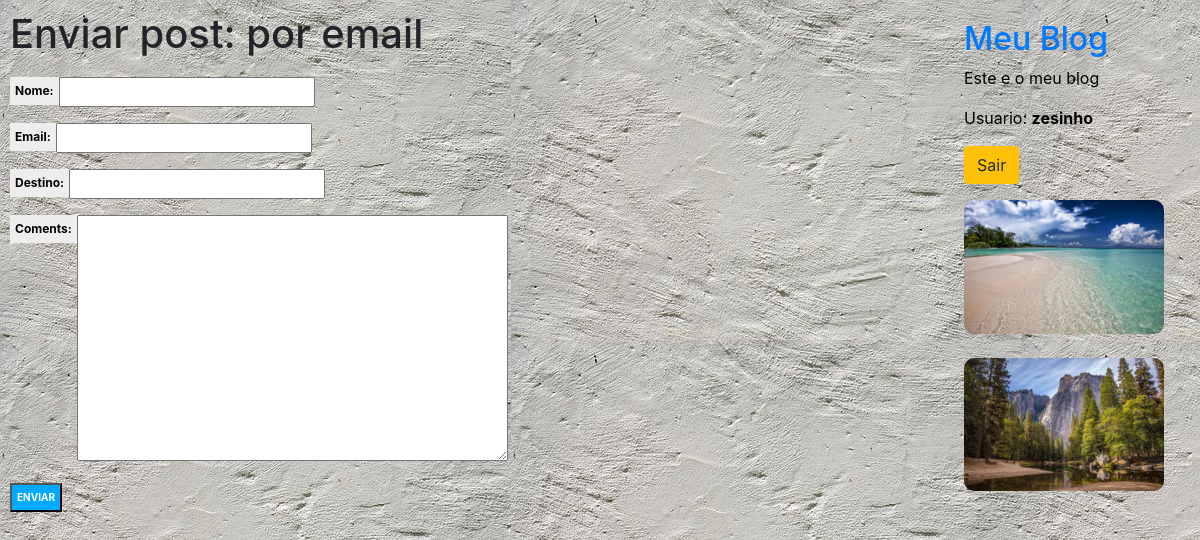
The app's page /sharepost/5/ (signed in), older data.
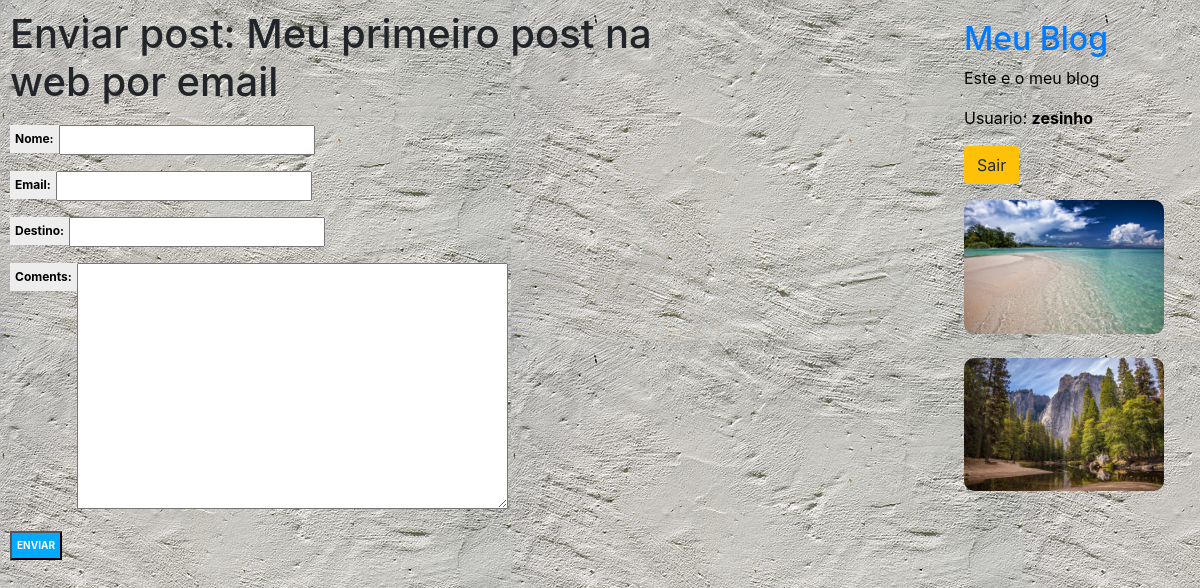
The same page, newer data.
### blog/models.py (models this page shows, shortened)
class Post(models.Model):
    STATUS_CHOICES = (
        ('rascunho', 'Rascunho'),
        ('publicado', 'Publicado')
    )
    objects = models.Manager() #este e o gerenciador padrao
    publicados = PublicadosManager() #nosso gerenciador personalizado
    titulo = models.CharField(max_length=250)
    slug = models.SlugField(max_length=100)
    corpo = models.TextField()
    autor = models.ForeignKey(User, on_delete=models.CASCADE, related_name='blog_posts')
    publicado = models.DateTimeField(default=timezone.now)
    criado = models.DateTimeField(auto_now_add=True)
    status = models.CharField(max_length=9, choices=STATUS_CHOICES, default='rascunho')
    class Meta:
        ordering = ('-publicado',)
        verbose_name = 'Post'
        verbose_name_plural = 'Posts'

### blog/views.py (the view, shortened to what this page needs)
# urls.py: path('sharepost/<int:pk>/', views.FormContatoView.as_view(), name='share_post'),
class FormContatoView(FormView):
    template_name = 'blog/post/sharepost.html'
    form_class = EmailPost
    success_url = reverse_lazy('blog:listar_posts')
    def get_post(self, id_post):
        try:
            return Post.publicados.get(pk=id_post)
        except Post.DoesNotExist:
            messages.error(self.request, 'O post nao existe!')
            reverse_lazy('blog:listar_posts')
    def get_context_data(self, **kwargs):
        context = super(FormContatoView, self).get_context_data(**kwargs)
        context['post'] = self.get_post(self.kwargs['pk'])
        return context

### blog/forms.py (shortened to what this page needs)
class EmailPost(forms.Form):
    nome = forms.CharField(max_length=50)
    email = forms.EmailField()
    destino = forms.EmailField()
    coments = forms.CharField(required=False, widget=forms.Textarea)

### blog/models.py (called while the page is built)
    def get_queryset(self):
        return super(PublicadosManager,self).get_queryset().filter(status='publicado')

### blog/templates/blog/post/sharepost.html (shortened to what this page needs)
{% extends 'blog/base.html' %}
{% block conteudo %}
    <h1>Enviar post: {{ post.titulo }} por email</h1>
    <form action="" method="post">
        {{ form.as_p }}
        <input type="submit" value="Enviar">
    </form>
{% endblock %}

Row changes from the older to the newer data that the page shows:
added Post: titulo "Meu primeiro post na web"
